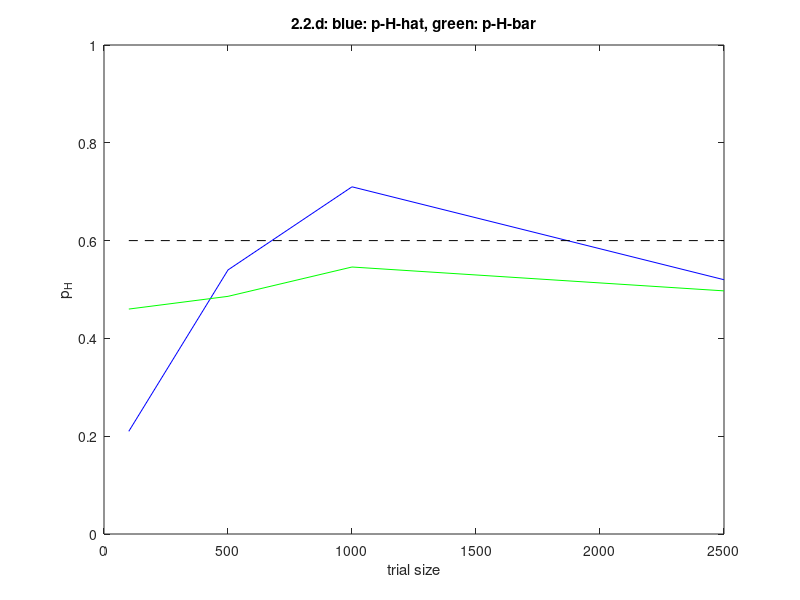

Source code (MATLAB):
% Homework 2, Question 2, 2.d
%
% Fill in the missing code below!

clear all;

p_H_star = 0.6; % the value of the true parameter
sigma_squared = 10;  % the variance of epsilon
p_H = 0:0.01:1; % sample p_H
nPhSamps = length(p_H);
N_bits = [100 500 1000 2500]; %100 250 500 1000]; % trial size varies
nTrials = length(N_bits);
L = zeros(nTrials, nPhSamps);  % L: num_trial_sizes x num_ph_samples, each row corresponds to the
         % likelihood of one trial size vs. p_H plot
max_L = zeros(nTrials, 1);  % max_L: num_trial_sizes x 1, keeps track of the maximum likelihood 
max_L_inds = zeros(nTrials, 1); % num_trial_sizes x 1, keeps track of index in p_H with max likelihood
colors = {[0 0 1], [0 1 0], [1 0 0], [0 0 0]}; % colors for the lines

p_H_hat = zeros(1, nTrials); % 1 x num_trial_sizes: MLE
p_H_bar = zeros(1, nTrials); % 1 x num_trial_sizes: # O_i > 0.5 / N_bits

rng(10701); % sets the random seed to produce identical output each time
         

%% FILL IN THE MISSING CODE HERE
%
%  --- ALTER THIS CODE ---
sigma = sqrt(sigma_squared);
const = 1 / (sigma * sqrt(2 * pi));
for i=1:nTrials
    nBits = N_bits(i);
    %samps = (rand(1, nBits) > 0.4) + normrnd(0, sigma, [1 nBits]);
    samps = (binornd(1, 0.6, 1, nBits)) + normrnd(0, sigma, [1 nBits]);
    p_H_bar(1,i) = sum(samps > 0.5) / nBits;
    max_LL = -inf;
    max_LL_ind = 1;
    for j=1:nPhSamps
        ph = .01*(j-1);
        res = 0;
        for k=1:nBits
            samp = samps(1,k);
            beta = const * exp(-(samp-1)^2/(2 * sigma_squared));
            alpha = const * exp(-(samp)^2/(2 * sigma_squared));
            res = res + log(ph * (beta - alpha) + alpha);
        end
        L(i,j) = res;
        if res > max_LL
           max_LL = res;
           max_LL_ind = j;
           p_H_hat(1,i) = ph;
        end
    end
    max_L(i,1) = max_LL;
    max_L_inds(i,1) = max_LL_ind;
end




%%  Plots the results   --- DO NOT ALTER CODE ---

figure;

plot(N_bits, p_H_hat, 'Color', colors{1});
hold on;
plot(N_bits, p_H_bar, 'Color', colors{2});

plot([min(N_bits) max(N_bits)], [p_H_star p_H_star], '--k');

ylim([0 1]);
xlabel('trial size');
ylabel('p_H');
title('2.2.d: blue: p-H-hat, green: p-H-bar');



